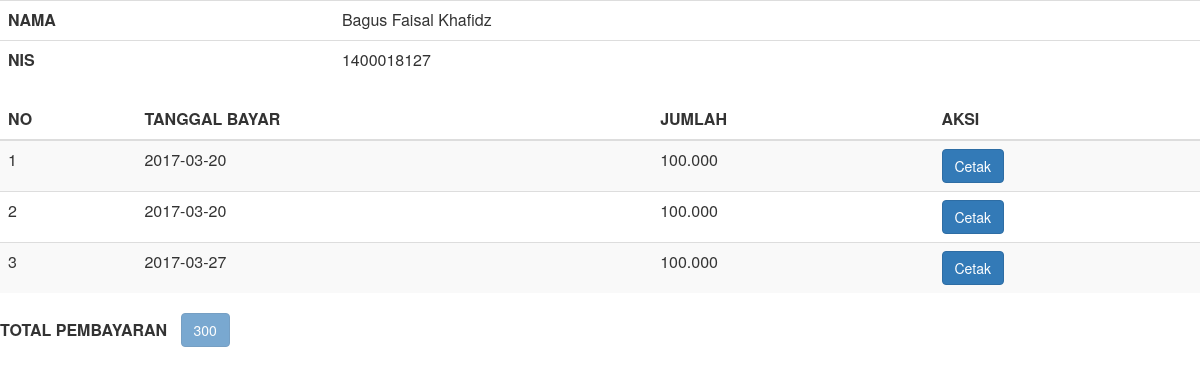
The app's page /detail.php?NIS=1400018127 with its own data.
### tables this page shows
CREATE TABLE `user` (
  `NIS` varchar(10) NOT NULL,
  `id_setting` int(11) NOT NULL,
  `NAMA` varchar(20) NOT NULL,
  `password` varchar(10) NOT NULL
);

CREATE TABLE `pembayaran` (
  `id_bayar` int(11) NOT NULL,
  `NIS` varchar(10) DEFAULT NULL,
  `tanggal` date DEFAULT NULL,
  `jumlah` varchar(10) DEFAULT NULL
);

### detail.php (the view, shortened to what this page needs)
<?php
include "./asset/import.php";
 ?>
 <!DOCTYPE html>
 <html>
 <head>
 </head>
 <body>
<table class="table">
<?php
  include "./asset/koneksi.php";
$nis = $_GET['NIS'];
$query = "select NIS, NAMA from user where NIS = '$nis' limit 1";
$result = mysqli_query($koneksi, $query) or die (mysqli_error());
  while($row = mysqli_fetch_object($result)){
    ?>
  <tr>
    <th>NAMA</th>
    <td><?php echo $row -> NAMA;?></td>
  </tr>
  <tr>
    <th>NIS</th>
    <td><?php echo $row -> NIS;?></td>
  </tr>
<?php
  }
?>
</table>
 <table class="table table-striped table-hover">
 <thead>
    <tr>
      <th>NO</th>
      <th>TANGGAL BAYAR</th>
      <th>JUMLAH</th>
      <th>AKSI</th>
    </tr>
  </thead>
  <tbody>
  <?php
  include "./asset/koneksi.php";
  $nis=$_GET['NIS'];
  $query = "select a.NIS, a.NAMA,b.id_bayar, b.tanggal, b.jumlah from user a, pembayaran b where a.NIS= b.NIS and a.NIS='$nis'";
    $result = mysqli_query($koneksi,$query) or die(mysqli_error());
    $no=1;
    $total =0;
  while($row = mysqli_fetch_object($result)){
    ?>
  <tr>
    <td><?php echo $no?></td>
      <td><?php echo $row -> tanggal;?></td>
      <td><?php echo $row -> jumlah;?></td>
      <td><a href="cetak.php?id_bayar=<?php echo $row -> id_bayar;?>" class="btn btn-primary">Cetak</a></td>
    </tr>
    <?php
    $no++;
    $total = $total + $row-> jumlah;
  }
?>
<table>
  <tr>
  <th>TOTAL PEMBAYARAN &nbsp;&nbsp;</th>
  <th><button type="submit" class="btn btn-primary" name="simpan" disabled=""> <?php echo $total; ?></button>
</th>
  </tr>
  </tbody>
</table>
 </body>
 </html>

### records on screen
user: NAMA "Bagus Faisal Khafidz", NIS "1400018127"
pembayaran: tanggal "2017-03-20", jumlah "100.000"
pembayaran: tanggal "2017-03-20", jumlah "100.000"
pembayaran: tanggal "2017-03-27", jumlah "100.000"

### other values on screen
$total "300"
